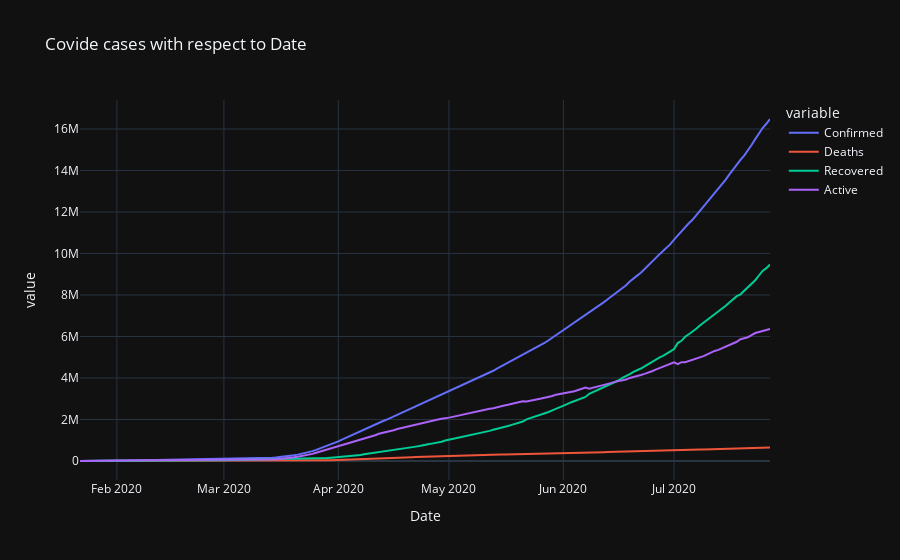

The code cell stored with this chart in its notebook:
### Code cell
px.line(day_wise, x = "Date", 
        y=['Confirmed', 'Deaths', 'Recovered', 'Active'], title="Covide cases with respect to Date",
       template="plotly_dark")

### Figure 1 — Plotly figure (JSON) as saved in the notebook; plotly's stock layout.template omitted (floating-point values rounded to 4 significant figures; data arrays with more than 128 entries replaced by an {"elided": "..."} marker saying what was removed)
{"data": [{"hovertemplate": "variable=Confirmed<br>Date=%{x}<br>value=%{y}<extra></extra>", "legendgroup": "Confirmed", "line": {"color": "#636efa", "dash": "solid"}, "marker": {"symbol": "circle"}, "mode": "lines", "name": "Confirmed", "orientation": "v", "showlegend": true, "type": "scatter", "x": {"elided": "188 str values"}, "xaxis": "x", "y": {"elided": "188 int values"}, "yaxis": "y"}, {"hovertemplate": "variable=Deaths<br>Date=%{x}<br>value=%{y}<extra></extra>", "legendgroup": "Deaths", "line": {"color": "#EF553B", "dash": "solid"}, "marker": {"symbol": "circle"}, "mode": "lines", "name": "Deaths", "orientation": "v", "showlegend": true, "type": "scatter", "x": {"elided": "188 str values"}, "xaxis": "x", "y": {"elided": "188 int values"}, "yaxis": "y"}, {"hovertemplate": "variable=Recovered<br>Date=%{x}<br>value=%{y}<extra></extra>", "legendgroup": "Recovered", "line": {"color": "#00cc96", "dash": "solid"}, "marker": {"symbol": "circle"}, "mode": "lines", "name": "Recovered", "orientation": "v", "showlegend": true, "type": "scatter", "x": {"elided": "188 str values"}, "xaxis": "x", "y": {"elided": "188 int values"}, "yaxis": "y"}, {"hovertemplate": "variable=Active<br>Date=%{x}<br>value=%{y}<extra></extra>", "legendgroup": "Active", "line": {"color": "#ab63fa", "dash": "solid"}, "marker": {"symbol": "circle"}, "mode": "lines", "name": "Active", "orientation": "v", "showlegend": true, "type": "scatter", "x": {"elided": "188 str values"}, "xaxis": "x", "y": {"elided": "188 int values"}, "yaxis": "y"}], "layout": {"legend": {"title": {"text": "variable"}, "tracegroupgap": 0}, "title": {"text": "Covide cases with respect to Date"}, "xaxis": {"anchor": "y", "domain": [0, 1], "title": {"text": "Date"}}, "yaxis": {"anchor": "x", "domain": [0, 1], "title": {"text": "value"}}}}
